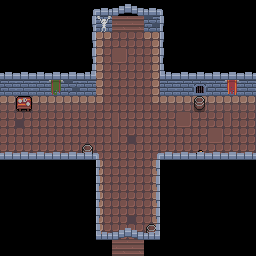

A level layout from a 2D game, rendered from its tile map. Below: a short description, then the map file with its tile-grid data intact:
An orthogonal 16x16 tile map with 16x16 px tiles, 3 tile layers (Background, Midground, Foreground), 2 tilesets and 13 objects (8x Goblin, 4x Torch, Chest).

<map version="1.2" tiledversion="1.3.4" orientation="orthogonal" renderorder="right-down" width="16" height="16" tilewidth="16" tileheight="16" infinite="0" nextlayerid="6" nextobjectid="24">
 <tileset firstgid="1" name="tilemap" tilewidth="16" tileheight="16" tilecount="72" columns="9">
  <image source="../assets/tilemap.png" width="144" height="128" />
 </tileset>
 <tileset firstgid="73" name="sprite" tilewidth="16" tileheight="16" tilecount="252" columns="28">
  <image source="../assets/spritesheet.png" width="448" height="144" />
 </tileset>
 <layer id="2" name="Background" width="16" height="16">
  <data encoding="csv">
0,0,0,0,0,0,0,0,0,0,0,0,0,0,0,0,
0,0,0,0,0,0,43,28,28,52,0,0,0,0,0,0,
0,0,0,0,0,0,16,12,12,18,0,0,0,0,0,0,
0,0,0,0,0,0,25,13,12,27,0,0,0,0,0,0,
0,0,0,0,0,0,25,12,12,27,0,0,0,0,0,0,
44,43,43,43,52,43,25,12,12,27,43,43,53,43,43,43,
17,17,17,17,17,17,34,12,12,36,17,17,17,17,17,17,
12,21,12,12,12,12,12,22,12,12,12,13,12,12,22,12,
12,12,12,12,12,12,12,22,21,12,12,12,12,13,12,12,
12,12,12,12,12,12,12,12,12,12,12,12,12,12,12,12,
0,0,0,0,0,0,25,12,12,27,0,0,0,0,0,0,
0,0,0,0,0,0,25,12,12,27,0,0,0,0,0,0,
0,0,0,0,0,0,25,12,12,27,0,0,0,0,0,0,
0,0,0,0,0,0,25,12,21,27,0,0,0,0,0,0,
0,0,0,0,0,0,25,12,12,27,0,0,0,0,0,0,
0,0,0,0,0,0,0,28,28,0,0,0,0,0,0,0
</data>
 </layer>
 <layer id="3" name="Midground" width="16" height="16">
  <data encoding="csv">
0,0,0,0,0,0,0,0,0,0,0,0,0,0,0,0,
0,0,0,0,0,37,14,0,0,0,37,0,0,0,0,0,
0,0,0,0,0,37,0,0,0,0,37,0,0,0,0,0,
0,0,0,0,0,37,0,0,0,0,37,0,0,0,0,0,
37,37,37,37,37,37,0,0,0,0,37,37,37,37,37,37,
0,0,0,4,0,0,0,0,0,0,0,0,0,0,5,0,
0,15,0,0,0,0,0,0,0,0,0,0,2,0,0,0,
0,0,0,0,0,0,0,0,0,0,0,0,0,0,0,0,
0,0,0,0,0,0,0,0,0,0,0,0,0,0,0,0,
0,0,0,0,0,2,0,0,0,0,0,0,1,0,0,0,
37,37,37,37,37,37,0,0,0,0,37,37,37,37,37,37,
0,0,0,0,0,37,0,0,0,0,37,0,0,0,0,0,
0,0,0,0,0,37,0,0,0,0,37,0,0,0,0,0,
0,0,0,0,0,37,0,0,0,0,37,0,0,0,0,0,
0,0,0,0,0,37,0,0,0,2,37,0,0,0,0,0,
0,0,0,0,0,0,0,0,0,0,0,0,0,0,0,0
</data>
 </layer>
 <objectgroup id="4" name="Sprites">
  <object id="2" name="Goblin" gid="101" x="32.8384" y="141.843" width="16" height="16" />
  <object id="3" name="Goblin" gid="101" x="118.986" y="66.4257" width="16" height="16" />
  <object id="4" name="Goblin" gid="101" x="119.881" y="197.585" width="16" height="16" />
  <object id="5" name="Goblin" gid="101" x="206.923" y="131.409" width="16" height="16" />
  <object id="6" name="Torch" gid="163" x="160.719" y="92.3596" width="16" height="16" />
  <object id="7" name="Torch" gid="163" x="73.0806" y="95.6386" width="16" height="16" />
  <object id="8" name="Torch" gid="163" x="-0.249651" y="95.3405" width="16" height="16" />
  <object id="9" name="Torch" gid="163" x="141.641" y="30.6549" width="16" height="16" />
  <object id="10" name="Chest" gid="107" x="121.669" y="134.688" width="16" height="16" />
  <object id="20" name="Goblin" gid="101" x="158.633" y="129.718" width="16" height="16" />
  <object id="21" name="Goblin" gid="101" x="69.2054" y="128.525" width="16" height="16" />
  <object id="22" name="Goblin" gid="101" x="111.534" y="99.6106" width="16" height="16" />
  <object id="23" name="Goblin" gid="101" x="125.843" y="169.364" width="16" height="16" />
 </objectgroup>
 <layer id="5" name="Foreground" width="16" height="16">
  <data encoding="csv">
0,0,0,0,0,41,66,62,63,66,40,0,0,0,0,0,
0,0,0,0,0,50,0,0,0,0,49,0,0,0,0,0,
0,0,0,0,0,50,0,0,0,0,49,0,0,0,0,0,
0,0,0,0,0,50,0,0,0,0,49,0,0,0,0,0,
66,66,66,66,66,69,0,0,0,0,65,66,66,66,66,66,
0,0,0,0,0,0,0,0,0,0,0,0,0,0,0,0,
0,0,0,0,0,0,0,0,0,0,0,0,0,0,0,0,
0,0,0,0,0,0,0,0,0,0,0,0,0,0,0,0,
0,0,0,0,0,0,0,0,0,0,0,0,0,0,0,0,
66,66,66,66,66,66,40,0,0,41,66,66,66,66,66,66,
0,0,0,0,0,0,49,0,0,50,0,0,0,0,0,0,
0,0,0,0,0,0,49,0,0,50,0,0,0,0,0,0,
0,0,0,0,0,0,49,0,0,50,0,0,0,0,0,0,
0,0,0,0,0,0,49,0,0,50,0,0,0,0,0,0,
0,0,0,0,0,0,65,62,63,69,0,0,0,0,0,0,
0,0,0,0,0,0,0,0,0,0,0,0,0,0,0,0
</data>
 </layer>
</map>
